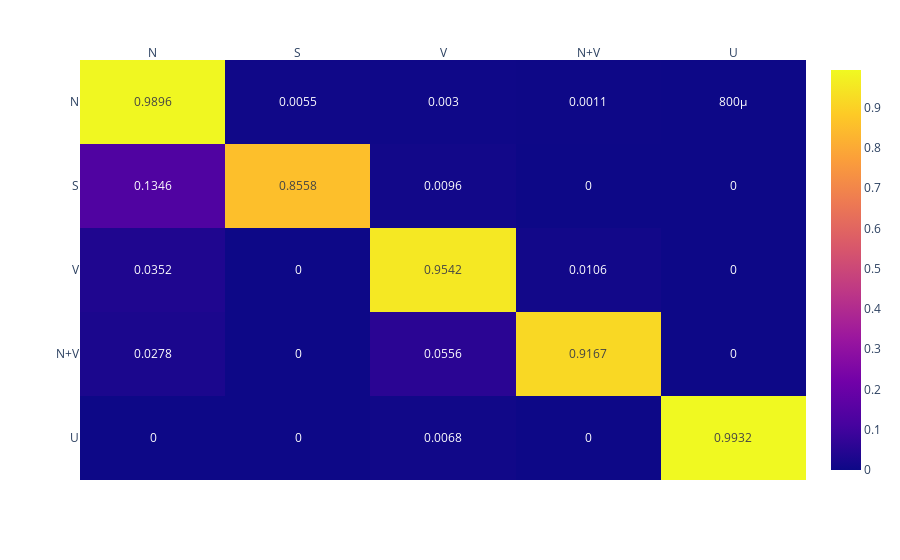

The cell this chart's notebook holds for it:
### Code cell
logits.loc[(logits['S']>0.05) & (logits['pred']==0), 'modified_pred'] = 1
logits.loc[(logits['V']>0.05) & (logits['pred']==0), 'modified_pred'] = 2
logits.loc[(logits['N+V']>0.05) & (logits['pred']==0), 'modified_pred'] = 3
get_cm(logits['modified_pred'], logits['target'])

### Figure 1 — Plotly figure (JSON) as saved in the notebook; plotly's stock layout.template omitted (floating-point values rounded to 4 significant figures)
{"data": [{"coloraxis": "coloraxis", "hovertemplate": "x: %{x}<br>y: %{y}<br>color: %{z}<extra></extra>", "name": "0", "texttemplate": "%{z}", "type": "heatmap", "x": ["N", "S", "V", "N+V", "U"], "xaxis": "x", "y": ["N", "S", "V", "N+V", "U"], "yaxis": "y", "z": [[0.9896, 0.0055, 0.003, 0.0011, 0.0008], [0.1346, 0.8558, 0.0096, 0, 0], [0.0352, 0, 0.9542, 0.0106, 0], [0.0278, 0, 0.0556, 0.9167, 0], [0, 0, 0.0068, 0, 0.9932]]}], "layout": {"coloraxis": {"colorscale": [[0, "#0d0887"], [0.1111, "#46039f"], [0.2222, "#7201a8"], [0.3333, "#9c179e"], [0.4444, "#bd3786"], [0.5556, "#d8576b"], [0.6667, "#ed7953"], [0.7778, "#fb9f3a"], [0.8889, "#fdca26"], [1, "#f0f921"]]}, "margin": {"t": 60}, "xaxis": {"anchor": "y", "domain": [0, 1], "side": "top"}, "yaxis": {"anchor": "x", "autorange": "reversed", "domain": [0, 1]}}}
